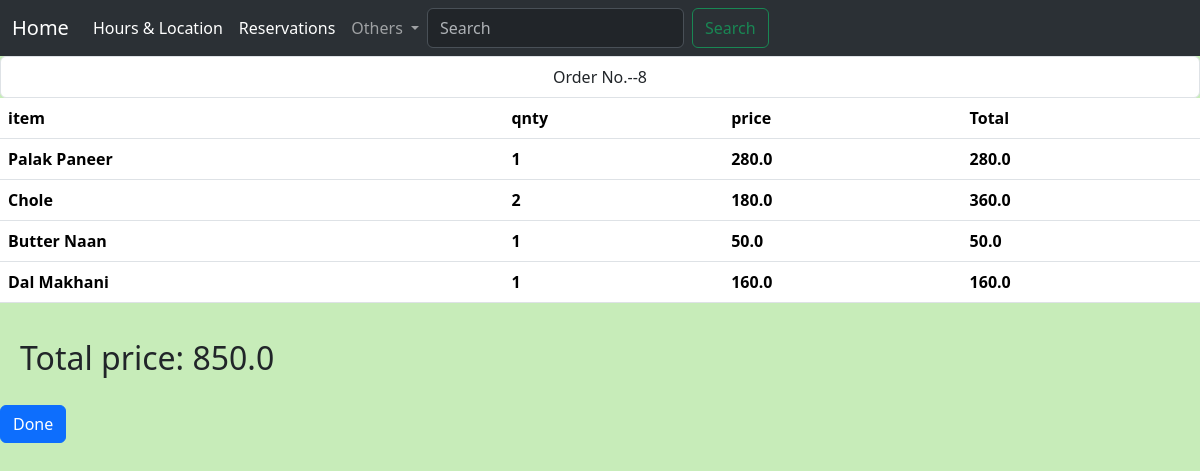
The app's page /order/55 with its own data.
### menu/models.py (models this page shows, shortened)
class OrderItems(models.Model):
    order = models.ForeignKey(Order, on_delete=models.CASCADE)
    item = models.ForeignKey(Menu, on_delete=models.CASCADE)
    quantity = models.PositiveIntegerField(default=0)

class Menu(models.Model):
    category=models.ForeignKey(Category,on_delete=models.CASCADE)
    item=models.CharField(unique=True,max_length=25)
    item_desc=models.CharField(max_length=120)
    price=models.FloatField()
    def __str__(self):
        return self.item

### menu/views.py (the view, shortened to what this page needs)
# urls.py: path('order/<str:custid>',order,name='order'),
def order(request,custid):
    cust_id=custid#Cust id is the primary key which is passed through url.
    customer = Customer.objects.get(pk=cust_id)
    ord_det=Order.objects.get(service_id=customer)
    bill=OrderItems.objects.filter(order=ord_det)
    x=[no.order.order_no for no in bill]#to get the order no of customer
    y=sum(nos.quantity*nos.item.price for nos in bill)#to get the total bill amount
    if request.method=="GET":
        done=request.GET.get('done')
    return render(request,'order.html',{'bill':bill,'order_no':x[0],'total':y})

### menu/templatetags/filter.py (called while the page is built)
@register.filter
def floatmul(quantity, item_price):
    return quantity * item_price

### templates/order.html (shortened to what this page needs)
{% extends 'base.html'%}{% block page%}
{% load filter%}
<ul class="list-group">
    <li class="list-group-item" style="text-align: center;">Order No.--{{order_no}}
    </ul>
<table class="table">
    <thead>
        <tr>
            <th scope="col">item</th>
            <th scope="col">qnty</th>
            <th scope="col">price</th>
            <th scope="col">Total</th>
          </tr>
    </thead>
    <tbody>
        {% for i in bill %}
        <tr>
            <th scope="col">{{i.item}}</th>
            <th scope="col">{{i.quantity}}</th>
            <th scope="col">{{i.item.price}}</th>
                {% with item_price=i.item.price quantity=i.quantity %}
    {% with total_price=item_price|floatmul:quantity %}
        <th scope="col">{{ total_price }}</th>
    {% endwith %}
{% endwith %}
          </tr>
          {% endfor %}
    </tbody>
</table>
<h2 style="padding: 20px;">Total price: {{total}}</h2>
<form method="get">
    <button type="submit" class="btn btn-primary">Done</button>
</form>
{% endblock page %}

### records on screen
OrderItems: item "Palak Paneer", quantity "1", item.price "280.0", total_price "280.0"
OrderItems: item "Chole", quantity "2", item.price "180.0", total_price "360.0"
OrderItems: item "Butter Naan", quantity "1", item.price "50.0", total_price "50.0"
OrderItems: item "Dal Makhani", quantity "1", item.price "160.0", total_price "160.0"

### other values on screen
{{ order_no }} "8"
{{ total }} "850.0"
